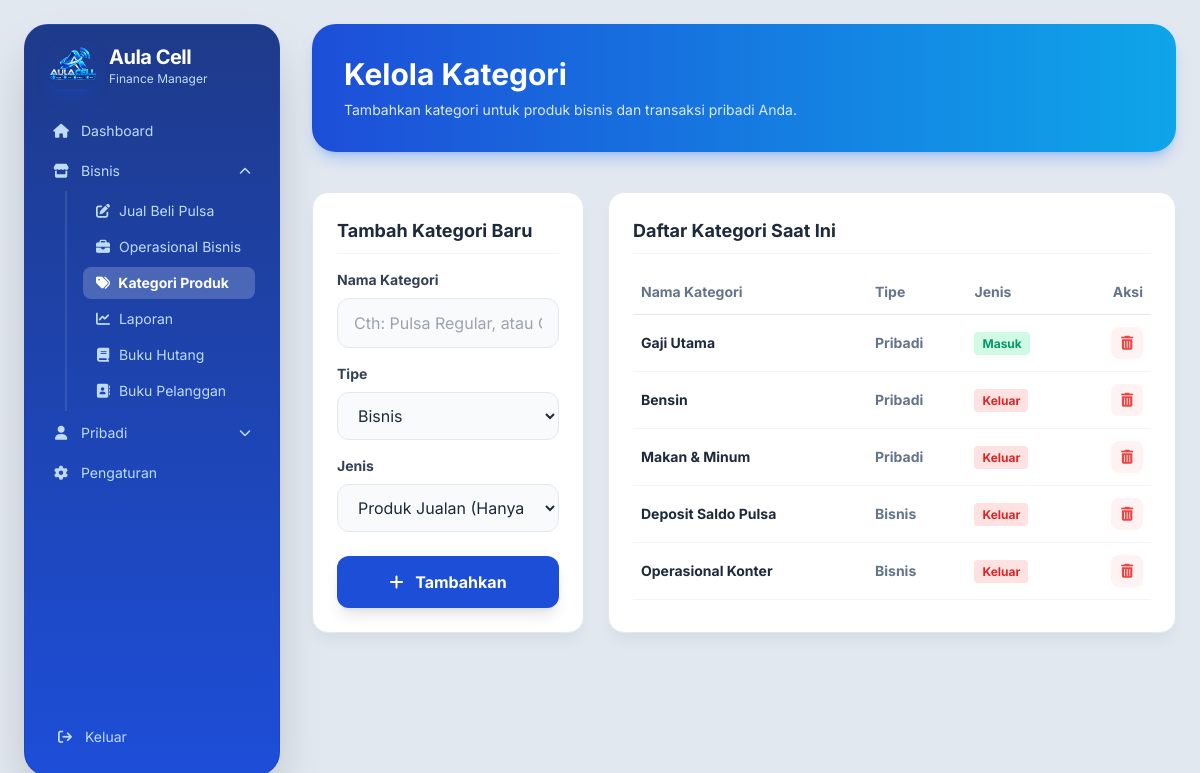
The page /kategori.php (signed in) on the database its author committed.
### tables this page shows
CREATE TABLE IF NOT EXISTS kategori (
    id INT AUTO_INCREMENT PRIMARY KEY,
    nama_kategori VARCHAR(100) NOT NULL,
    jenis ENUM('Pemasukan', 'Pengeluaran') NOT NULL,
    tipe ENUM('Pribadi', 'Bisnis') NOT NULL
);

### kategori.php (the view, shortened to what this page needs)
<?php
require 'koneksi.php';
?>
<!DOCTYPE html>
<html lang="id">
<head>
    <script src="https://cdn.tailwindcss.com"></script>
    <link rel="stylesheet" href="https://cdnjs.cloudflare.com/ajax/libs/font-awesome/6.4.0/css/all.min.css">
</head>
<body class="font-sans antialiased min-h-screen flex flex-col md:flex-row md:p-6 md:gap-8 overflow-x-hidden">
    <aside class="w-full md:w-64 bg-gradient-to-b from-blue-900 to-primary text-white p-4 flex flex-col gap-4 rounded-3xl md:h-[calc(100vh-3rem)] sticky top-6 z-20 shadow-2xl overflow-y-auto border border-blue-800/50 no-scrollbar">
        <?php $current_page = basename($_SERVER["PHP_SELF"]); ?>
        <div class="flex items-center gap-3 px-2">
            <div class="w-12 h-12 rounded-xl overflow-hidden shadow-lg shadow-primary/30 flex-shrink-0">
                <img src="aulalogo.png" alt="Aula Cell" class="w-full h-full object-cover">
            </div>
            <div>
                <h1 class="text-xl font-bold tracking-tight text-white">Aula Cell</h1>
                <p class="text-xs text-blue-200">Finance Manager</p>
            </div>
        </div>
        <nav class="flex-1 flex flex-col gap-1 mt-2 text-sm">
            <a href="index.php" class="flex items-center gap-3 px-3 py-2 rounded-xl transition-colors <?= ($current_page == 'index.php') ? 'bg-white/20 text-white font-bold shadow-inner' : 'text-blue-200 hover:bg-white/10 hover:text-white' ?>">
                <i class="fa-solid fa-house w-4 text-center"></i> Dashboard
            </a>
            <details class="group" <?= in_array($current_page, ['jual_pulsa.php', 'laporan_bisnis.php', 'transaksi_bisnis_umum.php', 'buku_hutang.php', 'kategori.php', 'pelanggan.php']) ? 'open' : '' ?>>
                <summary class="w-full flex items-center justify-between gap-3 px-3 py-2 rounded-xl text-blue-200 hover:bg-white/10 hover:text-white transition-colors cursor-pointer select-none">
                    <div class="flex items-center gap-3">
                        <i class="fa-solid fa-store w-4 text-center"></i> Bisnis
                    </div>
                    <i class="fa-solid fa-chevron-down text-xs transition-transform group-open:rotate-180"></i>
                </summary>
                <div class="flex flex-col gap-1 pl-4 pr-2 py-1 mt-0.5 border-l-2 border-white/10 ml-6">
                    <a href="jual_pulsa.php" class="text-sm py-1.5 px-3 rounded-lg transition-colors <?= ($current_page == 'jual_pulsa.php') ? 'bg-white/20 text-white font-bold' : 'text-blue-200 hover:bg-white/10 hover:text-white' ?>">
                        <i class="fa-solid fa-pen-to-square w-4 mr-1 text-center"></i> Jual Beli Pulsa
                    </a>
                    <a href="transaksi_bisnis_umum.php" class="text-sm py-1.5 px-3 rounded-lg transition-colors <?= ($current_page == 'transaksi_bisnis_umum.php') ? 'bg-white/20 text-white font-bold' : 'text-blue-200 hover:bg-white/10 hover:text-white' ?>">
                        <i class="fa-solid fa-briefcase w-4 mr-1 text-center"></i> Operasional Bisnis
                    </a>
                    <a href="kategori.php" class="text-sm py-1.5 px-3 rounded-lg transition-colors <?= ($current_page == 'kategori.php') ? 'bg-white/20 text-white font-bold' : 'text-blue-200 hover:bg-white/10 hover:text-white' ?>">
                        <i class="fa-solid fa-tags w-4 mr-1 text-center"></i> Kategori Produk
                    </a>
                    <a href="laporan_bisnis.php" class="text-sm py-1.5 px-3 rounded-lg transition-colors <?= ($current_page == 'laporan_bisnis.php') ? 'bg-white/20 text-white font-bold' : 'text-blue-200 hover:bg-white/10 hover:text-white' ?>">
                        <i class="fa-solid fa-chart-line w-4 mr-1 text-center"></i> Laporan
                    </a>
                    <a href="buku_hutang.php" class="text-sm py-1.5 px-3 rounded-lg transition-colors <?= ($current_page == 'buku_hutang.php') ? 'bg-white/20 text-white font-bold' : 'text-blue-200 hover:bg-white/10 hover:text-white' ?>">
                        <i class="fa-solid fa-book w-4 mr-1 text-center"></i> Buku Hutang
                    </a>
                    <a href="pelanggan.php" class="text-sm py-1.5 px-3 rounded-lg transition-colors <?= ($current_page == 'pelanggan.php') ? 'bg-white/20 text-white font-bold' : 'text-blue-200 hover:bg-white/10 hover:text-white' ?>">
                        <i class="fa-solid fa-address-book w-4 mr-1 text-center"></i> Buku Pelanggan
                    </a>
                </div>
            </details>
            <details class="group" <?= in_array($current_page, ['transaksi_umum.php', 'laporan_pribadi.php']) ? 'open' : '' ?>>
                <summary class="w-full flex items-center justify-between gap-3 px-3 py-2 rounded-xl text-blue-200 hover:bg-white/10 hover:text-white transition-colors cursor-pointer select-none">
                    <div class="flex items-center gap-3">
                        <i class="fa-solid fa-user w-4 text-center"></i> Pribadi
                    </div>
                    <i class="fa-solid fa-chevron-down text-xs transition-transform group-open:rotate-180"></i>
                </summary>
            </details>
            <a href="pengaturan.php" class="flex items-center gap-3 px-3 py-2 rounded-xl transition-colors <?= ($current_page == 'pengaturan.php') ? 'bg-white/20 text-white font-bold shadow-inner' : 'text-blue-200 hover:bg-white/10 hover:text-white' ?>">
                <i class="fa-solid fa-gear w-4 text-center"></i> Pengaturan
            </a>
        </nav>
        <div class="mt-auto px-4 py-3 text-sm">
            <a href="logout.php" class="flex items-center gap-3 text-blue-200 hover:text-red-300 transition-colors">
                <i class="fa-solid fa-arrow-right-from-bracket w-4 text-center"></i> Keluar
            </a>
        </div>
    </aside>
    <main class="flex-1 w-full max-w-full pb-10">
        <header class="bg-gradient-to-r from-primary to-secondary rounded-3xl p-8 mb-10 shadow-lg shadow-blue-500/30">
            <h2 class="text-3xl font-bold text-white mb-2">Kelola Kategori</h2>
            <p class="text-blue-100 text-sm">Tambahkan kategori untuk produk bisnis dan transaksi pribadi Anda.</p>
        </header>
        <div class="grid grid-cols-1 lg:grid-cols-3 gap-6">
            <div class="glass-card rounded-2xl p-6 relative overflow-hidden h-fit">
                <h3 class="text-lg font-bold text-slate-800 mb-4 border-b border-slate-100 pb-2">Tambah Kategori Baru</h3>
                <form method="POST" class="flex flex-col gap-4">
                    <div>
                        <label class="block text-sm font-bold text-slate-700 mb-2">Nama Kategori</label>
                        <input type="text" name="nama_kategori" required placeholder="Cth: Pulsa Regular, atau Gaji, dll" class="w-full px-4 py-3 rounded-xl input-glass">
                    </div>
                    <div>
                        <label class="block text-sm font-bold text-slate-700 mb-2">Tipe</label>
                        <select name="tipe" required class="w-full px-4 py-3 rounded-xl input-glass">
                            <option value="Bisnis">Bisnis</option>
                        </select>
                    </div>
                    <div>
                        <label class="block text-sm font-bold text-slate-700 mb-2">Jenis</label>
                        <select name="jenis" required class="w-full px-4 py-3 rounded-xl input-glass">
                            <option value="Produk">Produk Jualan (Hanya utk Bisnis)</option>
                        </select>
                    </div>
                    <button type="submit" name="tambah" class="w-full bg-primary hover:bg-blue-700 text-white font-bold py-3.5 rounded-xl shadow-lg active:scale-95 transition-transform mt-2">
                        <i class="fa-solid fa-plus mr-2"></i> Tambahkan
                    </button>
                </form>
            </div>
            <div class="lg:col-span-2 glass-card rounded-2xl p-6">
                <h3 class="text-lg font-bold text-slate-800 mb-4 border-b border-slate-100 pb-2">Daftar Kategori Saat Ini</h3>
                <div class="overflow-x-auto">
                    <table class="w-full text-left border-collapse">
                        <thead>
                            <tr class="border-b border-slate-200">
                                <th class="py-3 px-2 font-bold text-slate-500 text-sm">Nama Kategori</th>
                                <th class="py-3 px-2 font-bold text-slate-500 text-sm">Tipe</th>
                                <th class="py-3 px-2 font-bold text-slate-500 text-sm">Jenis</th>
                                <th class="py-3 px-2 font-bold text-slate-500 text-sm text-right">Aksi</th>
                            </tr>
                        </thead>
                        <tbody>
                            <?php
                            $q_kat = mysqli_query($conn, "SELECT * FROM kategori ORDER BY tipe, jenis, nama_kategori");
                            while($row = mysqli_fetch_assoc($q_kat)):
                            ?>
                            <tr class="border-b border-slate-100 hover:bg-slate-50 transition-colors">
                                <td class="py-3 px-2 font-bold text-slate-800 text-sm"><?= $row['nama_kategori'] ?></td>
                                <td class="py-3 px-2 font-bold text-slate-500 text-sm"><?= $row['tipe'] ?></td>
                                <td class="py-3 px-2 font-bold text-slate-500 text-sm">
                                    <?php if($row['jenis'] == 'Produk'): ?>
                                        <span class="px-2 py-1 rounded bg-blue-100 text-blue-600 text-xs">Produk</span>
                                    <?php elseif($row['jenis'] == 'Pemasukan'): ?>
                                        <span class="px-2 py-1 rounded bg-emerald-100 text-emerald-600 text-xs">Masuk</span>
                                    <?php else: ?>
                                        <span class="px-2 py-1 rounded bg-red-100 text-red-600 text-xs">Keluar</span>
                                    <?php endif; ?>
                                </td>
                                <td class="py-3 px-2 text-right">
                                    <a href="?hapus=<?= $row['id'] ?>" onclick="return confirm('Yakin hapus kategori ini?')" class="w-8 h-8 inline-flex items-center justify-center rounded-lg bg-red-50 text-red-500 hover:bg-red-500 hover:text-white transition-colors">
                                        <i class="fa-solid fa-trash-can text-sm"></i>
                                    </a>
                                </td>
                            </tr>
                            <?php endwhile; ?>
                        </tbody>
                    </table>
                </div>
            </div>
        </div>
    </main>
</body>
</html>

### kategori.php (style rules this page uses)
body { background-color: #e2e8f0; color: #1e293b; }
.glass-card { background: #ffffff; border: 1px solid #e2e8f0; box-shadow: 0 10px 15px -3px rgba(0, 0, 0, 0.05); }
.input-glass { background: #f8fafc; border: 1px solid #e2e8f0; }
details > summary { list-style: none; }

### rows shown on the page
kategori: nama_kategori "Gaji Utama", tipe "Pribadi", jenis "Masuk"
kategori: nama_kategori "Bensin", tipe "Pribadi", jenis "Keluar"
kategori: nama_kategori "Makan & Minum", tipe "Pribadi", jenis "Keluar"
kategori: nama_kategori "Deposit Saldo Pulsa", tipe "Bisnis", jenis "Keluar"
kategori: nama_kategori "Operasional Konter", tipe "Bisnis", jenis "Keluar"
